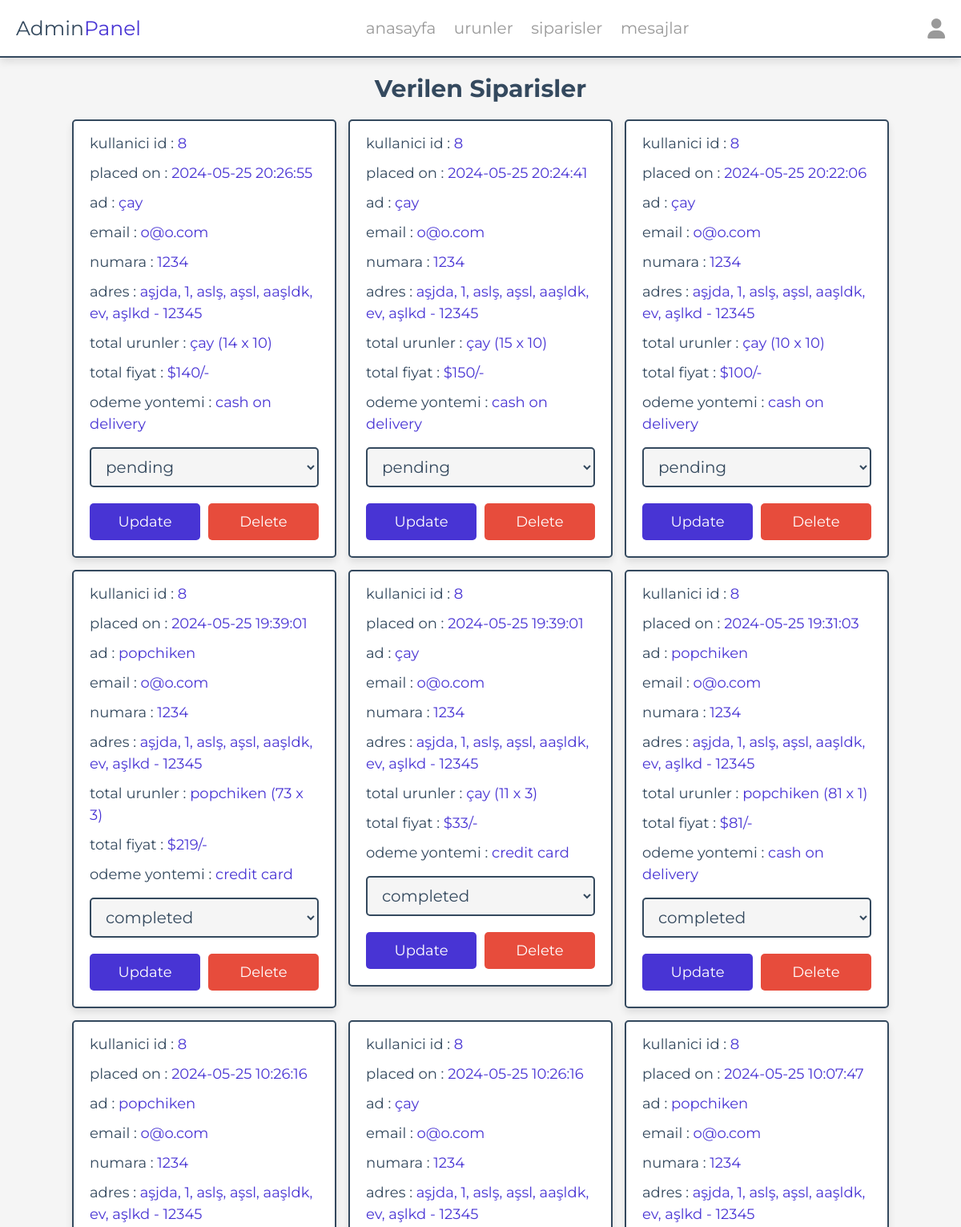
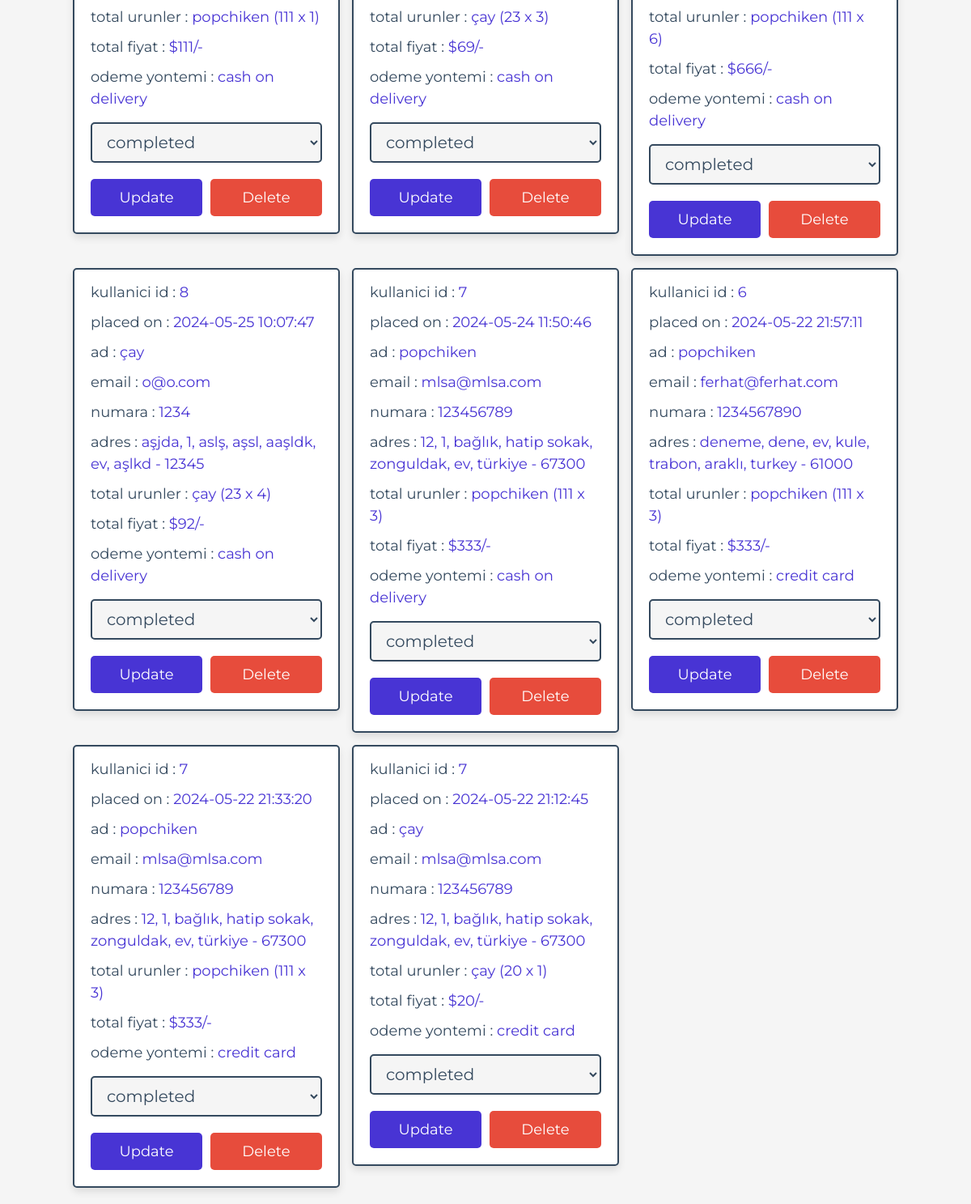
/admin/placed_orders.php (signed in), run on the app's committed database (2 pictures, top to bottom).
### tables this page shows
CREATE TABLE `orders` (
  `id` int NOT NULL,
  `user_id` int NOT NULL,
  `name` varchar(20) NOT NULL,
  `number` varchar(10) NOT NULL,
  `email` varchar(50) NOT NULL,
  `method` varchar(50) NOT NULL,
  `address` varchar(500) NOT NULL,
  `total_products` varchar(1000) NOT NULL,
  `total_price` int NOT NULL,
  `placed_on` timestamp NULL DEFAULT CURRENT_TIMESTAMP,
  `payment_status` varchar(255) DEFAULT 'pending',
  `admin_id` int DEFAULT NULL,
  `product_id` int NOT NULL
);

### admin/placed_orders.php (the view, shortened to what this page needs)
<?php
include '../components/connect.php';
$admin_id = $_SESSION['admin_id'];
?>
<!DOCTYPE html>
<html lang="en">
<head>
   <link rel="stylesheet" href="https://cdnjs.cloudflare.com/ajax/libs/font-awesome/6.1.1/css/all.min.css">
   <link rel="stylesheet" href="../css/admin_style.css">
</head>
<body>
<?php include '../components/admin_header.php' ?>
<section class="placed-orders">
   <h1 class="heading">verilen siparisler</h1>
   <div class="box-container">
   <?php
      $select_orders = $conn->prepare("SELECT * FROM `orders`");
      if ($admin_id != 1) {
          $select_orders = $conn->prepare("SELECT * FROM `orders` WHERE admin_id = ? ORDER BY placed_on DESC");
          $select_orders->execute([$admin_id]);
      } else {
          $select_orders->execute();
      }
      if($select_orders->rowCount() > 0){
         while($fetch_orders = $select_orders->fetch(PDO::FETCH_ASSOC)){
   ?>
   <div class="box">
      <p> kullanici id : <span><?= $fetch_orders['user_id']; ?></span> </p>
      <p> placed on : <span><?= $fetch_orders['placed_on']; ?></span> </p>
      <p> ad : <span><?= $fetch_orders['name']; ?></span> </p>
      <p> email : <span><?= $fetch_orders['email']; ?></span> </p>
      <p> numara : <span><?= $fetch_orders['number']; ?></span> </p>
      <p> adres : <span><?= $fetch_orders['address']; ?></span> </p>
      <p> total urunler : <span><?= $fetch_orders['total_products']; ?></span> </p>
      <p> total fiyat : <span>$<?= $fetch_orders['total_price']; ?>/-</span> </p>
      <p> odeme yontemi : <span><?= $fetch_orders['method']; ?></span> </p>
      <?php if($admin_id != 1){ ?>
      <form action="" method="POST">
         <select name="payment_status" class="drop-down">
            <option value="" selected disabled><?= $fetch_orders['payment_status']; ?></option>
         </select>
         <div class="flex-btn">
            <input type="submit" value="update" class="btn" name="update_payment">
            <a href="placed_orders.php?delete=<?= $fetch_orders['id']; ?>" class="delete-btn" onclick="return confirm('delete this order?');">delete</a>
         </div>
      </form>
      <?php } ?>
   </div>
   <?php
      }
   }else{
      echo '<p class="empty">Henüz Sipariş Verilmedi!</p>';
   }
   ?>
   </div>
</section>
</body>
</html>

### css/admin_style.css (style rules this page uses)
:root { --main-color:#4834d4; --red:#e74c3c; --orange:#f39c12; --black:#34495e; --white:#fff; --light-bg:#f5f5f5; --light-color:#999; --border:.2rem solid var(--black); --box-shadow:0 .5rem 1rem rgba(0,0,0,.1); }
* { font-family: 'Montserrat', sans-serif; margin:0; padding:0; box-sizing: border-box; text-decoration: none; outline: none; border:none; }
html { font-size: 62.5%; overflow-x: hidden; }
body { background-color: var(--light-bg); }
section { max-width: 1200px; margin:0 auto; padding:2rem; }
.btn, .delete-btn, .option-btn { display: block; margin-top: 1rem; border-radius: .5rem; cursor: pointer; width: 100%; font-size: 1.8rem; color:var(--white); padding:1.2rem 3rem; text-transform: capitalize; text-align: center; }
.btn { background-color: var(--main-color); }
.delete-btn { background-color: var(--red); }
.flex-btn { display: flex; gap:1rem; }
.heading { text-align: center; margin-bottom: 2rem; text-transform: capitalize; color:var(--black); font-size: 3rem; }
.placed-orders .box-container { display: grid; grid-template-columns: repeat(auto-fit, 33rem); gap:1.5rem; justify-content: center; align-items: flex-start; }
.placed-orders .box-container .box { background-color: var(--white); border-radius: .5rem; box-shadow: var(--box-shadow); border:var(--border); padding:2rem; padding-top: 1rem; }
.placed-orders .box-container .box p { padding: .5rem 0; line-height: 1.5; font-size: 1.8rem; color:var(--black); }
.placed-orders .box-container .box p span { color:var(--main-color); }
.placed-orders .box-container .box .drop-down { width: 100%; margin:1rem 0; background-color: var(--light-bg); padding:1rem 1.4rem; font-size: 2rem; color:var(--black); border:var(--border); border-radius: .5rem; }

### data on the page
orders: user "8", placed_on "2024-05-25 20:26:55", name "çay", email "o@o.com", number "1234", address "aşjda, 1, aslş, aşsl, aaşldk, ev, aşlkd - 12345", total_products "çay (14 x 10)", total_price "140", method "cash on delivery", payment_status "pending"
orders: user "8", placed_on "2024-05-25 20:24:41", name "çay", email "o@o.com", number "1234", address "aşjda, 1, aslş, aşsl, aaşldk, ev, aşlkd - 12345", total_products "çay (15 x 10)", total_price "150", method "cash on delivery", payment_status "pending"
orders: user "8", placed_on "2024-05-25 20:22:06", name "çay", email "o@o.com", number "1234", address "aşjda, 1, aslş, aşsl, aaşldk, ev, aşlkd - 12345", total_products "çay (10 x 10)", total_price "100", method "cash on delivery", payment_status "pending"
orders: user "8", placed_on "2024-05-25 19:39:01", name "popchiken", email "o@o.com", number "1234", address "aşjda, 1, aslş, aşsl, aaşldk, ev, aşlkd - 12345", total_products "popchiken (73 x 3)", total_price "219", method "credit card", payment_status "completed"
orders: user "8", placed_on "2024-05-25 19:39:01", name "çay", email "o@o.com", number "1234", address "aşjda, 1, aslş, aşsl, aaşldk, ev, aşlkd - 12345", total_products "çay (11 x 3)", total_price "33", method "credit card", payment_status "completed"
orders: user "8", placed_on "2024-05-25 19:31:03", name "popchiken", email "o@o.com", number "1234", address "aşjda, 1, aslş, aşsl, aaşldk, ev, aşlkd - 12345", total_products "popchiken (81 x 1)", total_price "81", method "cash on delivery", payment_status "completed"
orders: user "8", placed_on "2024-05-25 10:26:16", name "popchiken", email "o@o.com", number "1234", address "aşjda, 1, aslş, aşsl, aaşldk, ev, aşlkd - 12345", total_products "popchiken (111 x 1)", total_price "111", method "cash on delivery", payment_status "completed"
orders: user "8", placed_on "2024-05-25 10:26:16", name "çay", email "o@o.com", number "1234", address "aşjda, 1, aslş, aşsl, aaşldk, ev, aşlkd - 12345", total_products "çay (23 x 3)", total_price "69", method "cash on delivery", payment_status "completed"
orders: user "8", placed_on "2024-05-25 10:07:47", name "popchiken", email "o@o.com", number "1234", address "aşjda, 1, aslş, aşsl, aaşldk, ev, aşlkd - 12345", total_products "popchiken (111 x 6)", total_price "666", method "cash on delivery", payment_status "completed"
orders: user "8", placed_on "2024-05-25 10:07:47", name "çay", email "o@o.com", number "1234", address "aşjda, 1, aslş, aşsl, aaşldk, ev, aşlkd - 12345", total_products "çay (23 x 4)", total_price "92", method "cash on delivery", payment_status "completed"
orders: user "7", placed_on "2024-05-24 11:50:46", name "popchiken", email "mlsa@mlsa.com", number "123456789", address "12, 1, bağlık, hatip sokak, zonguldak, ev, türkiye - 67300", total_products "popchiken (111 x 3)", total_price "333", method "cash on delivery", payment_status "completed"
orders: user "6", placed_on "2024-05-22 21:57:11", name "popchiken", email "ferhat@ferhat.com", number "1234567890", address "deneme, dene, ev, kule, trabon, araklı, turkey - 61000", total_products "popchiken (111 x 3)", total_price "333", method "credit card", payment_status "completed"
orders: user "7", placed_on "2024-05-22 21:33:20", name "popchiken", email "mlsa@mlsa.com", number "123456789", address "12, 1, bağlık, hatip sokak, zonguldak, ev, türkiye - 67300", total_products "popchiken (111 x 3)", total_price "333", method "credit card", payment_status "completed"
orders: user "7", placed_on "2024-05-22 21:12:45", name "çay", email "mlsa@mlsa.com", number "123456789", address "12, 1, bağlık, hatip sokak, zonguldak, ev, türkiye - 67300", total_products "çay (20 x 1)", total_price "20", method "credit card", payment_status "completed"
